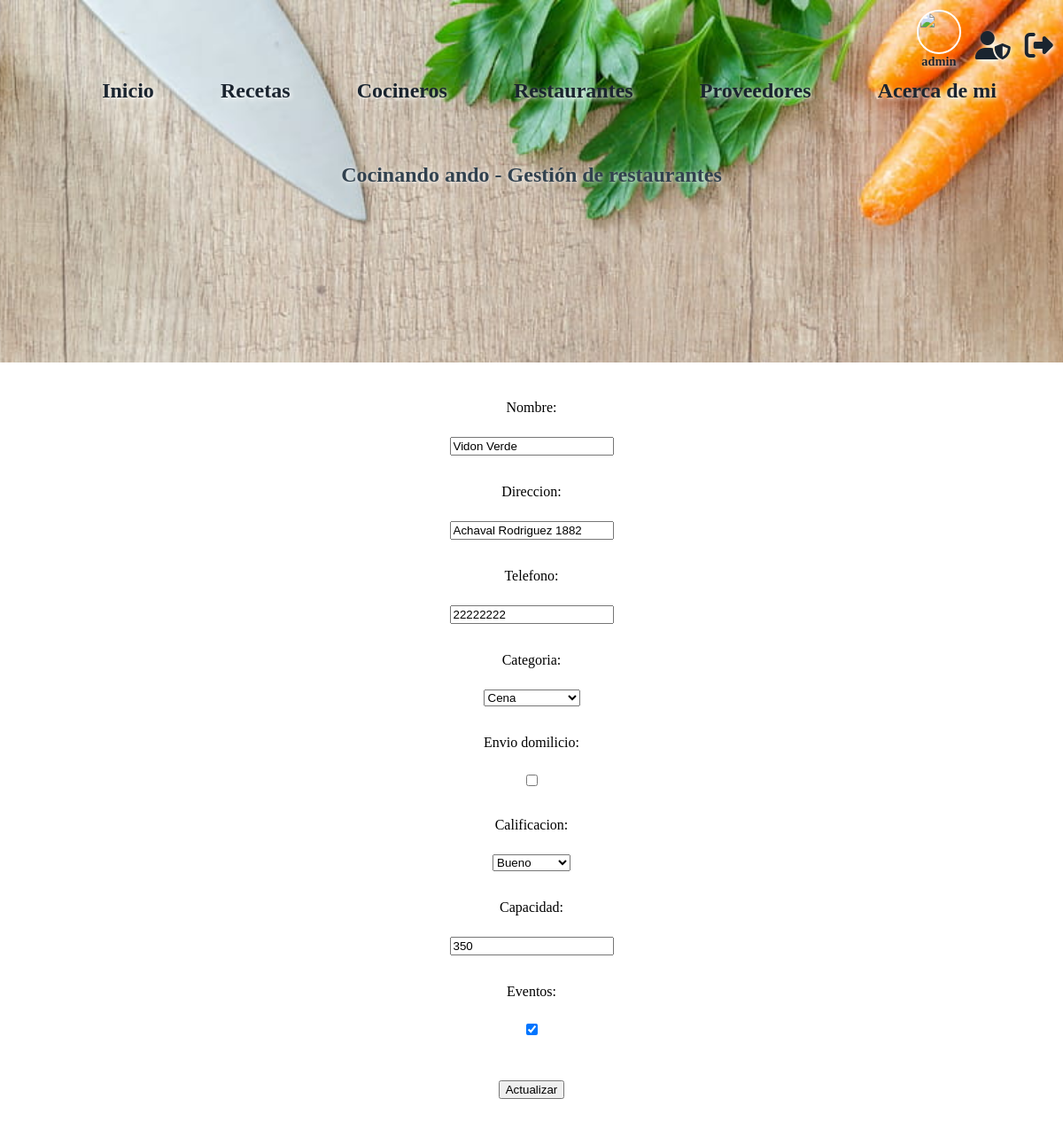
The page /editar-restaurante/3 (signed in) on the database as committed earlier.
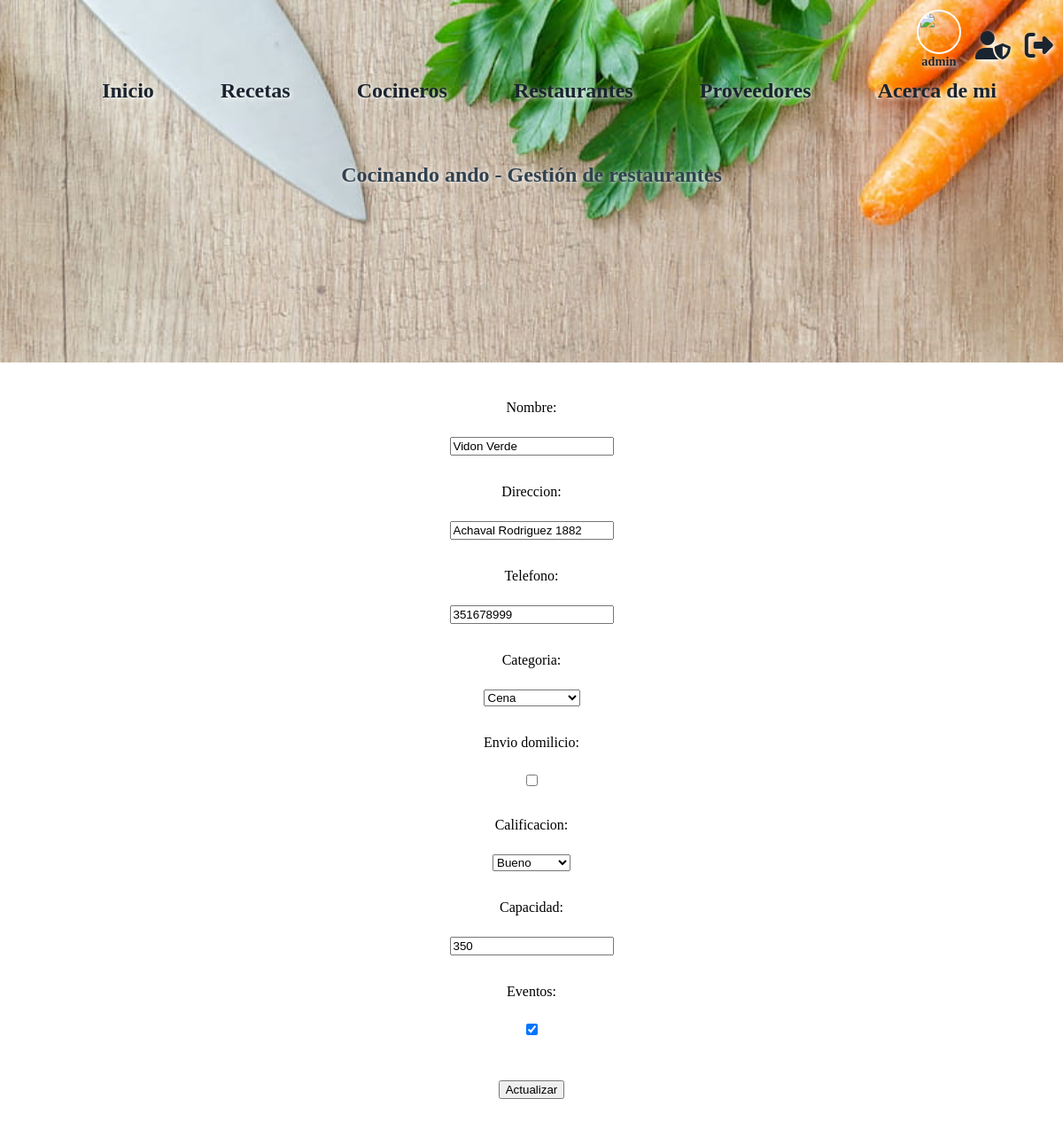
The same page on the database as committed later.
### aplicacion/models.py (models this page shows, shortened)
class Restaurante(models.Model):
    nombre = models.CharField(max_length=50)
    direccion = models.CharField(max_length=50)
    telefono = models.CharField(max_length=50)
    CATEGORIA = (
        ("Comida rápida", "Comida rápida"),
        ("Meriendas", "Meriendas"),
        ("Veggie", "Veggie"),
        ("Cena", "Cena"),
    )
    categoria = models.CharField(max_length=50, choices=CATEGORIA)
    envio_domilicio = models.BooleanField()
    CALIFICACIONES = (
        (1, "A mejorar"),
        (2, "Regular"),
        (3, "Bueno"),
        (4, "Muy bueno"),
        (5, "Excelente"),
    )
    calificacion = models.IntegerField(choices=CALIFICACIONES)
    capacidad = models.IntegerField()
    eventos = models.BooleanField()

### aplicacion/views.py (the view)
# urls.py: path("editar-restaurante/<int:pk>", RestauranteUpdate.as_view(), name="edit_restaurante"),
class RestauranteUpdate(LoginRequiredMixin, UpdateView):
    model = Restaurante
    nombre = "restaurant"
    url = "restaurantes"
    fields = [
        "nombre",
        "direccion",
        "telefono",
        "categoria",
        "envio_domilicio",
        "calificacion",
        "capacidad",
        "eventos",
    ]
    success_url = reverse_lazy("restaurantes")
    template_name = "aplicacion/editar.html"

### aplicacion/templates/aplicacion/editar.html (shortened to what this page needs)
{% extends "aplicacion/index.html" %}
{% block content %}
<form action="" method="POST" class="input-form">
  {{ form }}
  <div class="inline">
    <button type="submit">Actualizar</button>
  </div>
</form>
{% endblock %}

Rows that differ between the two databases and show on the page:
changed Restaurante "Vidon Verde": telefono "22222222" → "351678999"
